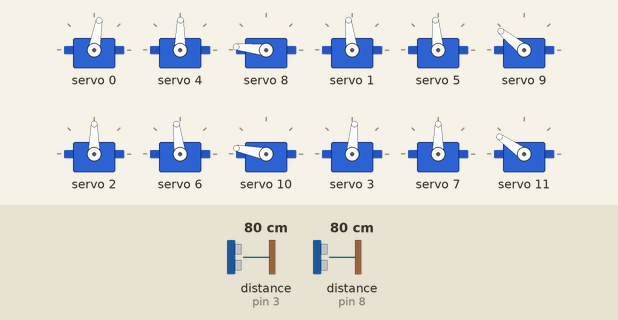
Bench run of a sketch on a simulated Arduino Uno, built with avr-gcc and run on an emulated ATmega328P. Parts: 12 × servo. Wiring (inferred from the names in the program): 2 × ultrasonic range finder: trigger pin 2, echo pin 3 / trigger pin 9, echo pin 8. Inputs (shaded band) come from the test bench; at power-on: distance to the obstacle (sensors on pin 3, pin 8) 80 cm. The echo pulse lasts 58.3 µs per cm.

Above: at 4.2 s.
4.3 s: distance to the obstacle (sensor on pin 3) set to 39 cm
5.8 s: distance to the obstacle (sensor on pin 3) set to 31 cm
At 6.9 s:
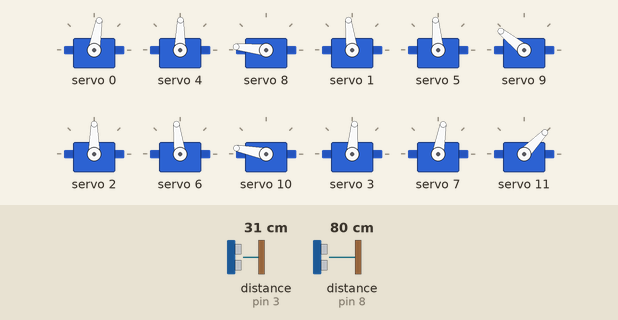
Timing chart, 0 to 12.7 s (numbered marks = the images above; inputs shaded):
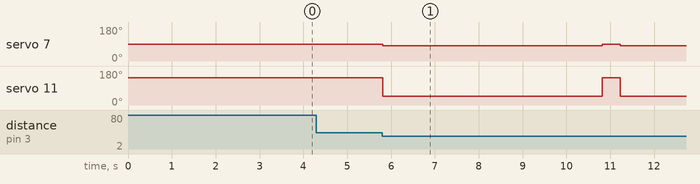

The sketch:

Worked_task_2.ino
```cpp
#include <avr/power.h>
#include <Adafruit_PWMServoDriver.h>
#include <Wire.h>

Adafruit_PWMServoDriver Ada = Adafruit_PWMServoDriver();

//Ultrasonic1
#define echo_1 8  //Left white
#define trig_1 9  //Left purple
//ultrasonic2
#define echo_2 3  //Right brown
#define trig_2 2  //Right white

#define TRIG_1_BIT (1 << (trig_1 - 8))  // Adjust for port bit
#define TRIG_2_BIT (1 << (trig_2 - 8))  // Adjust for port bit

#define servoMAX 600
#define servoMIN 150

// Constrains
const int maxdist = 200;
const int mindist = 5;
//distance initiate
unsigned long previousMillis = 0;

void nonBlockingDelay(int interval) {
  unsigned long currentMillis = millis();
  if (currentMillis - previousMillis >= interval) {
    // Reset the timer
    previousMillis = currentMillis;
  }
}

inline void setPos(int servo, int angle) {
  // Map angle to pulse width (0,180) --> (150,600)
  int pulseWidth = map(angle, 0, 180, servoMIN, servoMAX);

  // Set the on and off times for the PCA9685
  Ada.setPWM(servo, 0, pulseWidth);
}

void stand_instantly() {
  setPos(0, 75);
  nonBlockingDelay(500);
  setPos(4, 84);
  nonBlockingDelay(500);
  setPos(8, 170);
  nonBlockingDelay(500);
  setPos(1, 92);
  nonBlockingDelay(500);
  setPos(5, 90);
  nonBlockingDelay(500);
  setPos(9, 137);
  nonBlockingDelay(500);
  setPos(2, 85);
  nonBlockingDelay(500);
  setPos(6, 92);
  nonBlockingDelay(500);
  setPos(10, 165);
  nonBlockingDelay(500);
  setPos(3, 80);
  nonBlockingDelay(500);
  setPos(7, 85);
  nonBlockingDelay(500);
  setPos(11, 140);
  nonBlockingDelay(500);
  //Serial.println("Stand up: complete");
}

float readUltrasonic(byte trig, byte echoPin) {
  int duration;
  switch (trig) {
    case 1:
      digitalWrite(trig_1, HIGH);
      delayMicroseconds(10);
      digitalWrite(trig_1, LOW);
      delayMicroseconds(2);
      duration = pulseIn(echoPin, HIGH);
      //Serial.println(duration);
      return (duration * 172L) / 10000;
      break;
    case 2:
      digitalWrite(trig_2, HIGH);
      delayMicroseconds(10);
      digitalWrite(trig_2, LOW);
      delayMicroseconds(2);
      duration = pulseIn(echoPin, HIGH);
      //Serial.println(duration);
      return (duration * 172L) / 10000;
      break;
  }
}

void legExtend(int distance1, int distance2) {
  if (distance2 < 35 && distance2 > 10) {
    setPos(7, 75);
    setPos(11, 40);
    delay(5000);
    stand_instantly();
    delay(400);
  } else if (distance1 < 35 && distance1 > 10) {
    setPos(5, 75);
    setPos(9, 40);
    delay(5000);
    stand_instantly();
    delay(400);
  }
}

void setup() {
  //DDRB |= TRIG_1_BIT | TRIG_2_BIT;  // Set trigger pins as outputs
  pinMode(trig_1, OUTPUT);
  pinMode(echo_1, INPUT);
  pinMode(trig_2, OUTPUT);
  pinMode(echo_2, INPUT);
  //power_twi_disable();
  power_spi_disable();
  //Serial.begin(115200);
  Ada.begin();
  Ada.setPWMFreq(60);
  stand_instantly();
  delay(3000);
}

void loop() {
  int distance1 = readUltrasonic(1, echo_1);
  //Serial.print("Distance1: ");
  //Serial.println(distance1);
  int distance2 = readUltrasonic(2, echo_2);
  //Serial.print("Distance2: ");
  //Serial.println(distance2);
  legExtend(distance1, distance2);
  //delay(300);
}
```

Measured:
- the behaviour switches between 36 and 35 cm on distance to the obstacle (sensor on pin 3) (found by bisection; images 0 and 1)
- after the input at 4.3 s, every drawn part: stays the same
- after the input at 5.8 s, servo 7: 90° → 80° at once, → 90° 5.0 s later, → 80° 0.41 s later; servo 11: 145° → 46° at once, → 145° 5.0 s later, → 46° 0.41 s later
